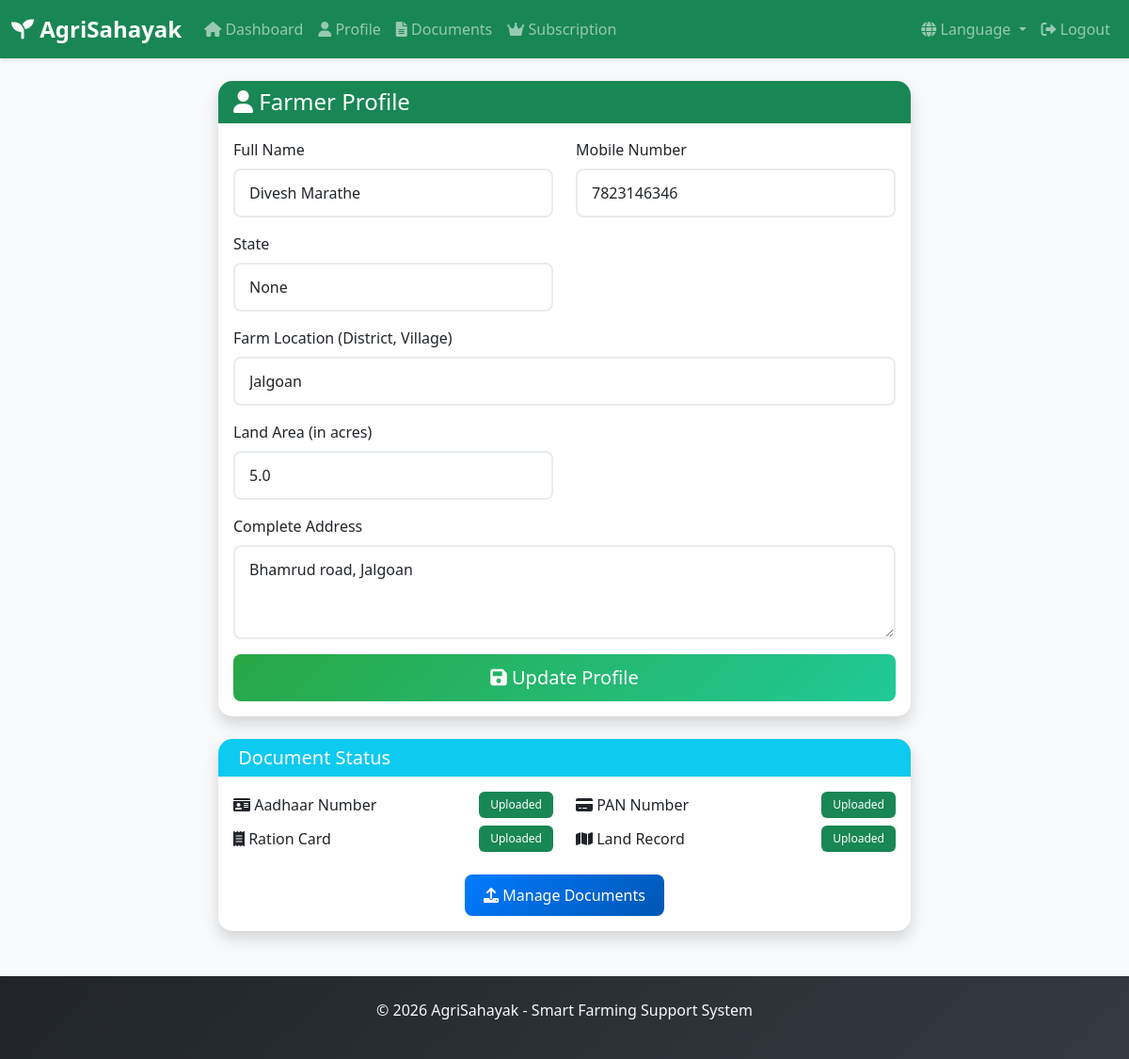
The app's page /profile (signed in) with its own data.
### app.py (models this page shows)
class Profile(db.Model):
    id = db.Column(db.Integer, primary_key=True)
    user_id = db.Column(db.Integer, db.ForeignKey('user.id'), unique=True)
    full_name = db.Column(db.String(100))
    mobile = db.Column(db.String(20))
    state = db.Column(db.String(50))  # Separate state field
    farm_location = db.Column(db.String(200))
    land_area = db.Column(db.Float)
    address = db.Column(db.Text)

### app.py (the view, shortened to what this page needs)
@app.route('/profile', methods=['GET', 'POST'])
def profile():
    if 'user_id' not in session:
        return redirect(url_for('login'))
    lang = session.get('lang', 'en')
    t = translations[lang]
    user_profile = Profile.query.filter_by(user_id=session['user_id']).first()
    user_documents = Documents.query.filter_by(user_id=session['user_id']).first()
    return render_template('profile.html', profile=user_profile, documents=user_documents, t=t)

### app.py (called while the page is built)
@app.before_request
def create_tables():
    if not hasattr(app, '_tables_created'):
        db.create_all()
        app._tables_created = True

### templates/profile.html (shortened to what this page needs)
{% extends "base.html" %}
{% block content %}
<div class="container mt-4">
    <div class="row">
        <div class="col-lg-8 mx-auto">
            <div class="card shadow">
                <div class="card-header bg-success text-white">
                    <h4 class="mb-0"><i class="fas fa-user"></i> {{ t["farmer"] }} {{ t["profile"] }}</h4>
                </div>
                <div class="card-body">
                    <form method="POST">
                        <div class="row">
                            <div class="col-md-6">
                                <div class="mb-3">
                                    <label for="full_name" class="form-label">{{ t["full_name"] }}</label>
                                    <input type="text" class="form-control" id="full_name" name="full_name"
                                           value="{{ profile.full_name if profile else '' }}" required>
                                </div>
                            </div>
                            <div class="col-md-6">
                                <div class="mb-3">
                                    <label for="mobile" class="form-label">{{ t["mobile"] }}</label>
                                    <input type="tel" class="form-control" id="mobile" name="mobile"
                                           value="{{ profile.mobile if profile else '' }}" required>
                                </div>
                            </div>
                            <div class="col-md-6">
                                <div class="mb-3">
                                    <label for="state" class="form-label">State</label>
                                    <input type="text" class="form-control" id="state" name="state"
                                           value="{{ profile.state if profile else '' }}" placeholder="Enter your state">
                                </div>
                            </div>
                        </div>
                        <div class="mb-3">
                            <label for="farm_location" class="form-label">Farm Location (District, Village)</label>
                            <input type="text" class="form-control" id="farm_location" name="farm_location"
                                   value="{{ profile.farm_location if profile else '' }}" placeholder="e.g., Pune, Maharashtra">
                        </div>
                        <div class="row">
                            <div class="col-md-6">
                                <div class="mb-3">
                                    <label for="land_area" class="form-label">Land Area (in acres)</label>
                                    <input type="number" step="0.1" class="form-control" id="land_area" name="land_area"
                                           value="{{ profile.land_area if profile else '' }}" required>
                                </div>
                            </div>
                        </div>
                        <div class="mb-3">
                            <label for="address" class="form-label">Complete Address</label>
                            <textarea class="form-control" id="address" name="address" rows="3" required>{{ profile.address if profile else '' }}</textarea>
                        </div>
                        <div class="d-grid">
                            <button type="submit" class="btn btn-success btn-lg">
                                <i class="fas fa-save"></i> {{ t["update"] }} {{ t["profile"] }}
                            </button>
                        </div>
                    </form>
                </div>
            </div>
            <div class="card shadow mt-4">
                <div class="card-header bg-info text-white">
                    <h5 class="mb-0"> {{ t["document_status"] }}</h5>
                </div>
                <div class="card-body">
                    <div class="row">
                        <div class="col-md-6">
                            <div class="d-flex justify-content-between align-items-center mb-2">
                                <span><i class="fas fa-id-card"></i> {{ t["aadhaar_number"] }}</span>
                                <span class="badge {% if documents and documents.aadhaar_number %}bg-success{% else %}bg-warning{% endif %}">
                                    {% if documents and documents.aadhaar_number %}{{ t["uploaded"] }}{% else %}{{ t["not_uploaded"] }}{% endif %}
                                </span>
                            </div>
                        </div>
                        <div class="col-md-6">
                            <div class="d-flex justify-content-between align-items-center mb-2">
                                <span><i class="fas fa-credit-card"></i> {{ t["pan_number"] }}</span>
                                <span class="badge {% if documents and documents.pan_number %}bg-success{% else %}bg-warning{% endif %}">
                                    {% if documents and documents.pan_number %}{{ t["uploaded"] }}{% else %}{{ t["not_uploaded"] }}{% endif %}
                                </span>
                            </div>
                        </div>
                    </div>
                    <div class="row">
                        <div class="col-md-6">
                            <div class="d-flex justify-content-between align-items-center mb-2">
                                <span><i class="fas fa-receipt"></i> Ration Card</span>
                                <span class="badge {% if documents and documents.ration_card_number %}bg-success{% else %}bg-warning{% endif %}">
                                    {% if documents and documents.ration_card_number %}{{ t["uploaded"] }}{% else %}{{ t["not_uploaded"] }}{% endif %}
                                </span>
                            </div>
                        </div>
                        <div class="col-md-6">
                            <div class="d-flex justify-content-between align-items-center mb-2">
                                <span><i class="fas fa-map"></i> Land Record</span>
                                <span class="badge {% if documents and documents.land_record_number %}bg-success{% else %}bg-warning{% endif %}">
                                    {% if documents and documents.land_record_number %}{{ t["uploaded"] }}{% else %}{{ t["not_uploaded"] }}{% endif %}
                                </span>
                            </div>
                        </div>
                    </div>
                    <div class="text-center mt-3">
                        <a href="{{ url_for('documents') }}" class="btn btn-primary">
                            <i class="fas fa-upload"></i> {{ t["manage_documents"] }}
                        </a>
                    </div>
                </div>
            </div>
        </div>
    </div>
</div>
{% endblock %}

### static/css/style.css (style rules this page uses)
:root { --primary-green: #28a745; --dark-green: #155724; --light-green: #d4edda; --earth-brown: #6c4a3a; --sky-blue: #87ceeb; --warm-yellow: #ffc107; }
body { font-family: 'Segoe UI', Tahoma, Geneva, Verdana, sans-serif; background-color: #f8f9fa; }
.card { border: none; border-radius: 15px; box-shadow: 0 4px 6px rgba(0, 0, 0, 0.1); transition: all 0.3s ease; }
.card-header { border-radius: 15px 15px 0 0 !important; border: none; }
.btn { border-radius: 8px; padding: 10px 20px; font-weight: 500; transition: all 0.3s ease; }
.btn-success { background: linear-gradient(135deg, #28a745 0%, #20c997 100%); border: none; }
.btn-primary { background: linear-gradient(135deg, #007bff 0%, #0056b3 100%); border: none; }
.form-control { border-radius: 8px; border: 2px solid #e9ecef; padding: 12px 15px; transition: all 0.3s ease; }
.badge { padding: 8px 12px; border-radius: 6px; font-weight: 500; }

### records on screen
Profile: full_name "Divesh Marathe", mobile "7823146346", state "None", farm_location "Jalgoan", land_area "5.0", address "Bhamrud road, Jalgoan"

### other values on screen
{{ t["dashboard"] }} "Dashboard"
{{ t["profile"] }} "Profile"
{{ t["documents"] }} "Documents"
{{ t["subscription"] }} "Subscription"
{{ t["language"] }} "Language"
{{ t["logout"] }} "Logout"
{{ t["farmer"] }} "Farmer"
{{ t["full_name"] }} "Full Name"
{{ t["mobile"] }} "Mobile Number"
{{ t["update"] }} "Update"
{{ t["document_status"] }} "Document Status"
{{ t["aadhaar_number"] }} "Aadhaar Number"
{{ t["uploaded"] }} "Uploaded"
{{ t["pan_number"] }} "PAN Number"
{{ t["manage_documents"] }} "Manage Documents"
